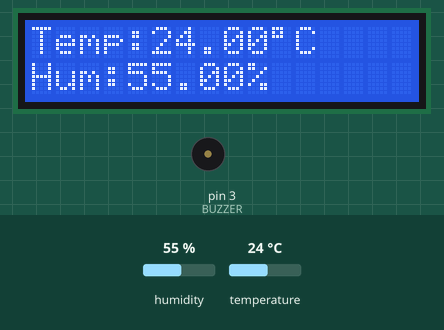
A sketch run on a simulated Arduino Uno, built with avr-gcc and run on an emulated ATmega328P. On the bench: 16×2 character LCD, buzzer (waves = sounding, pin HIGH). Inputs (shaded band) come from the test bench; at power-on: temperature 24 °C, humidity 55 %. What the sketch prints to the serial monitor is not drawn.

Above: at 3.2 s.
3.3 s: temperature set to 34 °C
At 5.7 s:
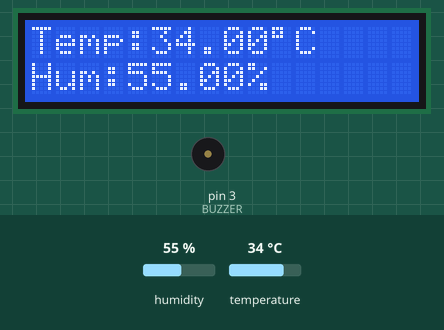
7.2 s: temperature set to 37 °C
At 8.31 s:
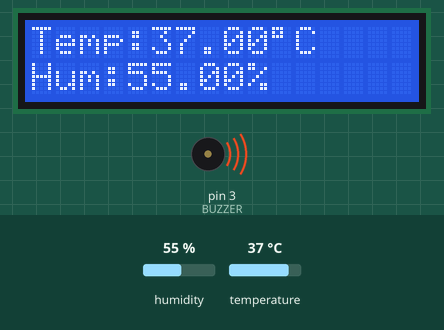
11.4 s: temperature set to 12 °C
At 13.6 s:
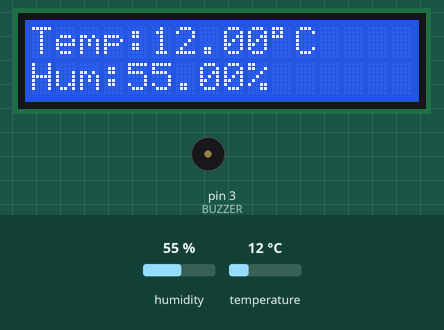
15.3 s: humidity set to 22 %
At 17.1 s:
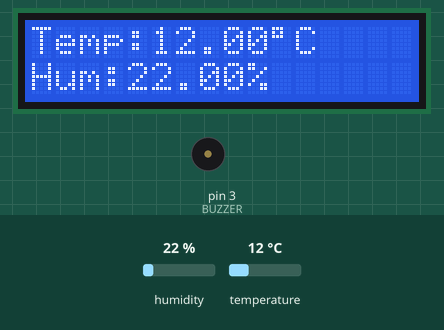
19.2 s: humidity set to 40 %
At 22.9 s:
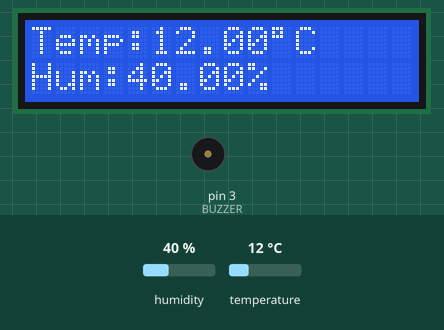
Timing chart, 0 to 24.4 s (numbered marks = the images above; inputs shaded):
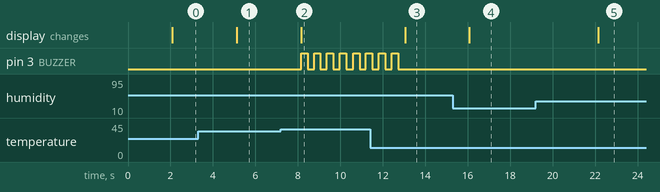

Measured:
- the behaviour switches between 35 and 36 °C on temperature (found by bisection; images 1 and 2)
- after the input at 3.3 s, the display: changes after 1.8 s (image 1)
- after the input at 7.2 s, pin 3 (BUZZER): alternates HIGH for 0.30 s and LOW for 0.31 s, starting after 0.96 s; the display: changes after 0.96 s (image 2)
- after the input at 11.4 s, pin 3 (BUZZER): goes on until 12.7 s, then stays LOW; the display: changes after 1.6 s (image 3)
- after the input at 15.3 s, the display: changes after 0.78 s (image 4)
- after the input at 19.2 s, the display: changes after 2.9 s (image 5)

The sketch:

G7S18_Temp_logger.ino
```cpp
#include <LiquidCrystal.h>
#include <DHT.h>

#define DHTPIN 2
#define DHTTYPE DHT11
#define BUZZER 3

LiquidCrystal lcd(7, 8, 9, 10, 11, 12);
DHT dht(DHTPIN, DHTTYPE);

void setup() {
  lcd.begin(16, 2);
  dht.begin();
  pinMode(BUZZER, OUTPUT);
  Serial.begin(9600);

  lcd.print("Temp Logger");
  delay(2000);
  lcd.clear();
}

void loop() {
  float temp = dht.readTemperature();
  float hum = dht.readHumidity();

  if (isnan(temp) || isnan(hum)) {
    lcd.setCursor(0, 0);
    lcd.print("Sensor Error");
    return;
  }

  // LCD Display
  lcd.setCursor(0, 0);
  lcd.print("Temp:");
  lcd.print(temp);
  lcd.print((char)223); // degree symbol
  lcd.print("C ");

  lcd.setCursor(0, 1);
  lcd.print("Hum:");
  lcd.print(hum);
  lcd.print("% ");

  // Serial Monitor Log
  Serial.print("Temp: ");
  Serial.print(temp);
  Serial.print("  Hum: ");
  Serial.println(hum);

  // 🔔 Alert Condition
  if (temp > 35) {
    digitalWrite(BUZZER, HIGH);
    delay(300);
    digitalWrite(BUZZER, LOW);
    delay(300);
  } else {
    digitalWrite(BUZZER, LOW);
    delay(1500);
  }
}
```
